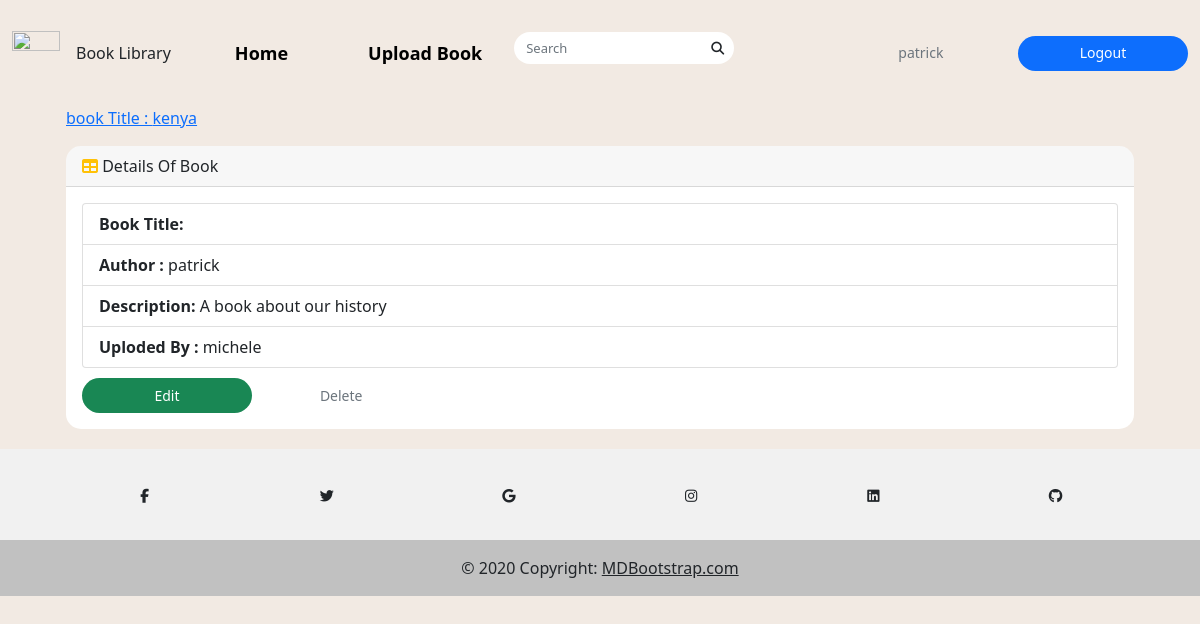
Screenshot of /detail/4 (signed in) with the database file from the repository.
### booksapp/models.py (models this page shows, shortened)
class Book(models.Model):
    title = models.CharField(max_length=100)
    author = models.CharField(max_length=100)
    year = models.CharField(max_length=100)
    publisher = models.CharField(max_length=200)
    desc = models.CharField(max_length=1000)
    uploaded_by = models.CharField(max_length=100, null=True, blank=True)
    user_id = models.CharField(max_length=100, null=True, blank=True)
    pdf = models.FileField(upload_to='bookapp/pdfs/')
    cover = models.ImageField(upload_to='bookapp/covers/', null=True, blank=True)

### booksapp/views.py (the view)
# urls.py: path('detail/<int:pk>', views.BookDetailView.as_view(), name='detail'),
class BookDetailView(LoginRequiredMixin,DetailView):
    model = Book
    template_name = 'books/book_detail.html'
    context_object_name = 'object'

### booksapp/templates/books/book_detail.html (shortened to what this page needs)
{% extends 'base.html' %}
{% load static %}
{% block content %}
{% include "navbar.html" %}
<div class="container">
        <div class="row">
          <div class="col-12 mb-1">
          <div class="col-12 mb-1">
              <div id="content-wrapper">
        <div class="container-fluid">
            <ol class="breadcrumb">
                <li class="breadcrumb-item">
                    <a href="">book Title : {{ object.title }} </a>
            </ol>
            <div class="card mb-3">
                <div class="card-header">
                    <i class="fas fa-table text-warning"></i>
                    Details Of Book
                </div>
                <div class="card-body">
 <div class="row">
        <div class="col-12">
            <ul class="list-group">
              <li class="list-group-item"><strong>Book Title:</strong> {{ object.task_title }}</li>
              <li class="list-group-item"><strong>Author :</strong> {{ object.author }}</li>
              <li class="list-group-item"><strong>Description:</strong> {{ object.desc }}</li>
              <li class="list-group-item"><strong>Uploded By :</strong> {{ object.uploaded_by }}</li>
            </ul>
        </div>
    </div>
    <div class="row top-buffer" style="padding-top: 10px">
        <div class="col-12">
                <a href=""><button type="button" class="btn btn-success">Edit</button></a>
                <a href=""><button type="button" class="btn btn-outline-secondary">Delete</button></a>
        </div>
    </div>
          </div>
        </div>
      </div>
    </div>
    </div>
          </div></div></div>    {% include "footer.html" %}
{% endblock %}

### home/templates/navbar.html (shortened to what this page needs)
<nav class="navbar navbar-expand-lg navbar-light py-4">
	<div class="container-fluid">
		<a class="navbar-brand" href="https://library.livecanvas.com/sections/">
			<img class="img-fluid" src="https://getbootstrap.com/docs/5.1/assets/brand/bootstrap-logo.svg" alt="" width="48px" height="48px">
		</a>Book Library
		<div class="collapse navbar-collapse" id="nav_lc">
			<ul class="navbar-nav my-3 my-lg-0 ms-lg-3 me-auto">
				<li class="nav-item me-4"><a class="nav-link" href="{% url 'home:index' %}">Home</a></li>
				<li class="nav-item me-4"><a class="nav-link" href="{% url 'booksapp:addbook' %}">Upload Book</a></li>
				<form action="{% url 'booksapp:search' %}" class="d-flex searchitem"> <input class="form-control me-2" type="search" placeholder="Search" aria-label="Search"> <i class="fa fa-search"></i> </form>
			</ul>
			<div>
				{% if user.is_authenticated %}
				<a class="btn btn-outline-secondary me-2" href="{% url 'users:profile' %}">{{user.username}}</a>
                <a class="btn btn-primary" href="{% url 'users:register' %}">Logout</a>
				{% else %}
				<a class="btn btn-outline-secondary me-2" href="{% url 'login' %}">Sign In</a>
                <a class="btn btn-primary" href="{% url 'users:register' %}">Sign Up</a>
				{% endif %}
            </div>
		</div>
	</div>
</nav>

### templates/base.html (style rules this page uses)
* { margin: 0; padding: 0 }
body { background-color: #f2eae3 }
.nav-link { font-size: 18px; color: #000 !important; font-weight: bold; margin-left: 40px }
.form-control { height: 32px; width: 100%; border-radius: 20px; color: #c7c6cb; font-size: 13px; border: none }
.searchitem { position: relative }
.searchitem i { position: absolute; right: 18px; top: 10px; font-size: 13px }
.btn { height: 35px; width: 170px; border: none; border-radius: 20px; font-size: 14px; font-weight: 500 }
.card { overflow: hidden; border: none; border-radius: 15px }

### rows the page displays
Book: title "kenya", author "patrick", desc "A book about our history", uploaded_by "michele"

### other values shown
{{ user.username }} "patrick"
